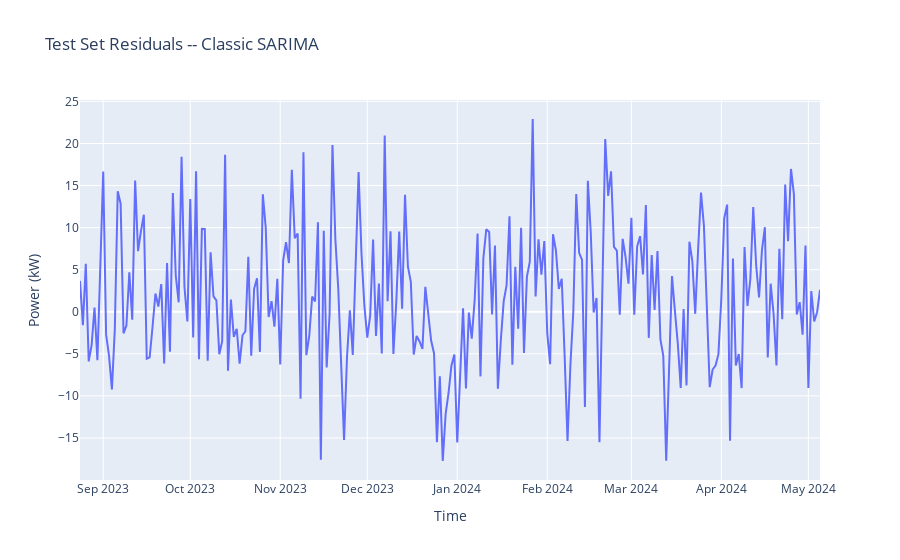

Notebook code for this chart:
### Code cell
residuals_df_ts = y_test["peak_power_kW"] - fitted_arima.predict(start = y_test.index[0] , end = y_test.index[len(y_test) - 1], exog = X_test)

fig = go.Figure()
fig.add_trace(
    go.Scatter(x = residuals_df_ts.index,
               y = residuals_df_ts)
)
fig.update_layout(title = "Test Set Residuals -- Classic SARIMA", xaxis_title = "Time", yaxis_title = "Power (kW)")
fig.show()
print("Residual Mean:", np.mean(residuals_df_ts))
print("Residual STD:", np.std(residuals_df_ts))

### Figure 1 — Plotly figure (JSON) as saved in the notebook; plotly's stock layout.template omitted (floating-point values rounded to 4 significant figures; data arrays with more than 128 entries replaced by an {"elided": "..."} marker saying what was removed)
{"data": [{"type": "scatter", "x": {"elided": "256 str values"}, "y": {"elided": "256 float values"}}], "layout": {"title": {"text": "Test Set Residuals -- Classic SARIMA"}, "xaxis": {"title": {"text": "Time"}}, "yaxis": {"title": {"text": "Power (kW)"}}}}
